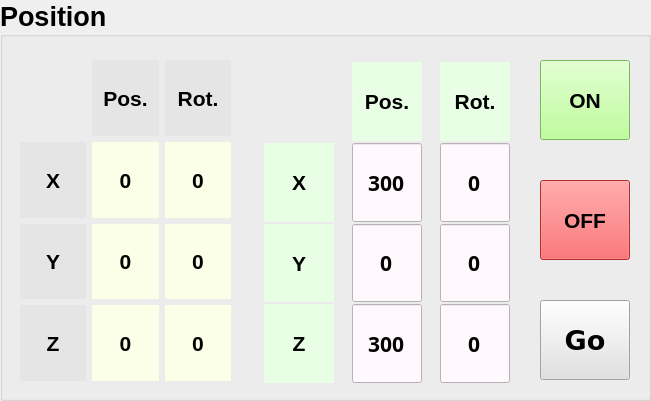
    <widget class="QGroupBox" name="GroupBox_Position">
     <property name="geometry">
      <rect>
       <x>20</x>
       <y>340</y>
       <width>651</width>
       <height>401</height>
      </rect>
     </property>
     <property name="font">
      <font>
       <pointsize>20</pointsize>
       <weight>75</weight>
       <bold>true</bold>
      </font>
     </property>
     <property name="title">
      <string>Position</string>
     </property>
     <widget class="QWidget" name="gridLayoutWidget_3">
      <property name="geometry">
       <rect>
        <x>20</x>
        <y>60</y>
        <width>211</width>
        <height>321</height>
       </rect>
      </property>
      <layout class="QGridLayout" name="gridLayout_3">
       <item row="0" column="2">
        <widget class="QLabel" name="May_label_title_currentRot">
         <property name="font">
          <font>
           <pointsize>16</pointsize>
           <weight>75</weight>
           <bold>true</bold>
          </font>
         </property>
         <property name="styleSheet">
          <string notr="true">background-color: rgb(229, 229, 229)</string>
         </property>
         <property name="text">
          <string>Rot.</string>
         </property>
         <property name="alignment">
          <set>Qt::AlignCenter</set>
         </property>
        </widget>
       </item>
       <item row="2" column="1">
        <widget class="QLabel" name="May_label_currentPosY">
         <property name="font">
          <font>
           <pointsize>16</pointsize>
           <weight>75</weight>
           <bold>true</bold>
          </font>
         </property>
         <property name="styleSheet">
          <string notr="true">background-color:rgb(251, 255, 231)</string>
         </property>
         <property name="text">
          <string>0</string>
         </property>
         <property name="alignment">
          <set>Qt::AlignCenter</set>
         </property>
        </widget>
       </item>
       <item row="0" column="1">
        <widget class="QLabel" name="May_label_title_currentPos">
         <property name="font">
          <font>
           <pointsize>16</pointsize>
           <weight>75</weight>
           <bold>true</bold>
          </font>
         </property>
         <property name="styleSheet">
          <string notr="true">background-color: rgb(229, 229, 229)</string>
         </property>
         <property name="text">
          <string>Pos.</string>
         </property>
         <property name="alignment">
          <set>Qt::AlignCenter</set>
         </property>
        </widget>
       </item>
       <item row="3" column="0">
        <widget class="QLabel" name="May_label_title_currentZ">
         <property name="font">
          <font>
           <pointsize>16</pointsize>
           <weight>75</weight>
           <bold>true</bold>
          </font>
         </property>
         <property name="styleSheet">
          <string notr="true">background-color: rgb(229, 229, 229)</string>
         </property>
         <property name="text">
          <string>Z</string>
         </property>
         <property name="alignment">
          <set>Qt::AlignCenter</set>
         </property>
        </widget>
       </item>
       <item row="2" column="2">
        <widget class="QLabel" name="May_label_currentRotY">
         <property name="font">
          <font>
           <pointsize>16</pointsize>
           <weight>75</weight>
           <bold>true</bold>
          </font>
         </property>
         <property name="styleSheet">
          <string notr="true">background-color:rgb(251, 255, 231)</string>
         </property>
         <property name="text">
          <string>0</string>
         </property>
         <property name="alignment">
          <set>Qt::AlignCenter</set>
         </property>
        </widget>
       </item>
       <item row="3" column="2">
        <widget class="QLabel" name="May_label_currentRotZ">
         <property name="font">
          <font>
           <pointsize>16</pointsize>
           <weight>75</weight>
           <bold>true</bold>
          </font>
         </property>
         <property name="styleSheet">
          <string notr="true">background-color:rgb(251, 255, 231)</string>
         </property>
         <property name="text">
          <string>0</string>
         </property>
         <property name="alignment">
          <set>Qt::AlignCenter</set>
         </property>
        </widget>
       </item>
       <item row="2" column="0">
        <widget class="QLabel" name="May_label_title_currentY">
         <property name="font">
          <font>
           <pointsize>16</pointsize>
           <weight>75</weight>
           <bold>true</bold>
          </font>
         </property>
         <property name="styleSheet">
          <string notr="true">background-color: rgb(229, 229, 229)</string>
         </property>
         <property name="text">
          <string>Y</string>
         </property>
         <property name="alignment">
          <set>Qt::AlignCenter</set>
         </property>
        </widget>
       </item>
       <item row="1" column="1">
        <widget class="QLabel" name="May_label_currentPosX">
         <property name="font">
          <font>
           <pointsize>16</pointsize>
           <weight>75</weight>
           <bold>true</bold>
          </font>
         </property>
         <property name="styleSheet">
          <string notr="true">background-color:rgb(251, 255, 231)</string>
         </property>
         <property name="text">
          <string>0</string>
         </property>
         <property name="alignment">
          <set>Qt::AlignCenter</set>
         </property>
        </widget>
       </item>
       <item row="1" column="0">
        <widget class="QLabel" name="May_label_title_currentX">
         <property name="font">
          <font>
           <pointsize>16</pointsize>
           <weight>75</weight>
           <bold>true</bold>
          </font>
         </property>
         <property name="styleSheet">
          <string notr="true">background-color: rgb(229, 229, 229)</string>
         </property>
         <property name="text">
          <string>X</string>
         </property>
         <property name="alignment">
          <set>Qt::AlignCenter</set>
         </property>
        </widget>
       </item>
       <item row="3" column="1">
        <widget class="QLabel" name="May_label_currentPosZ">
         <property name="font">
          <font>
           <pointsize>16</pointsize>
           <weight>75</weight>
           <bold>true</bold>
          </font>
         </property>
         <property name="styleSheet">
          <string notr="true">background-color:rgb(251, 255, 231)</string>
         </property>
         <property name="text">
          <string>0</string>
         </property>
         <property name="alignment">
          <set>Qt::AlignCenter</set>
         </property>
        </widget>
       </item>
       <item row="1" column="2">
        <widget class="QLabel" name="May_label_currentRotX">
         <property name="font">
          <font>
           <pointsize>16</pointsize>
           <weight>75</weight>
           <bold>true</bold>
          </font>
         </property>
         <property name="styleSheet">
          <string notr="true">background-color:rgb(251, 255, 231)</string>
         </property>
         <property name="text">
          <string>0</string>
         </property>
         <property name="alignment">
          <set>Qt::AlignCenter</set>
         </property>
        </widget>
       </item>
      </layout>
     </widget>
     <widget class="QWidget" name="layoutWidget">
      <property name="geometry">
       <rect>
        <x>248</x>
        <y>62</y>
        <width>281</width>
        <height>321</height>
       </rect>
      </property>
      <layout class="QGridLayout" name="gridLayout_7">
       <property name="spacing">
        <number>2</number>
       </property>
       <item row="4" column="2">
        <widget class="QLineEdit" name="May_lineEdit_Oz">
         <property name="minimumSize">
          <size>
           <width>0</width>
           <height>0</height>
          </size>
         </property>
         <property name="maximumSize">
          <size>
           <width>70</width>
           <height>90</height>
          </size>
         </property>
         <property name="font">
          <font>
           <family>微軟正黑體</family>
           <pointsize>16</pointsize>
           <weight>75</weight>
           <bold>true</bold>
          </font>
         </property>
         <property name="layoutDirection">
          <enum>Qt::LeftToRight</enum>
         </property>
         <property name="styleSheet">
          <string notr="true">background-color:rgb(255, 248, 252)</string>
         </property>
         <property name="text">
          <string>0</string>
         </property>
         <property name="alignment">
          <set>Qt::AlignCenter</set>
         </property>
        </widget>
       </item>
       <item row="2" column="0">
        <widget class="QLabel" name="May_label_title_controlY">
         <property name="minimumSize">
          <size>
           <width>0</width>
           <height>0</height>
          </size>
         </property>
         <property name="maximumSize">
          <size>
           <width>70</width>
           <height>90</height>
          </size>
         </property>
         <property name="font">
          <font>
           <pointsize>16</pointsize>
           <weight>75</weight>
           <bold>true</bold>
          </font>
         </property>
         <property name="layoutDirection">
          <enum>Qt::LeftToRight</enum>
         </property>
         <property name="styleSheet">
          <string notr="true">background-color:rgb(232, 255, 229)</string>
         </property>
         <property name="text">
          <string>Y</string>
         </property>
         <property name="alignment">
          <set>Qt::AlignCenter</set>
         </property>
        </widget>
       </item>
       <item row="0" column="1">
        <widget class="QLabel" name="May_label_title_controlPos">
         <property name="maximumSize">
          <size>
           <width>70</width>
           <height>90</height>
          </size>
         </property>
         <property name="font">
          <font>
           <pointsize>16</pointsize>
           <weight>75</weight>
           <bold>true</bold>
          </font>
         </property>
         <property name="styleSheet">
          <string notr="true">background-color:rgb(232, 255, 229)</string>
         </property>
         <property name="text">
          <string>Pos.</string>
         </property>
         <property name="alignment">
          <set>Qt::AlignCenter</set>
         </property>
        </widget>
       </item>
       <item row="1" column="0">
        <widget class="QLabel" name="May_label_title_controlX">
         <property name="minimumSize">
          <size>
           <width>0</width>
           <height>0</height>
          </size>
         </property>
         <property name="maximumSize">
          <size>
           <width>70</width>
           <height>90</height>
          </size>
         </property>
         <property name="font">
          <font>
           <family>Ubuntu</family>
           <pointsize>16</pointsize>
           <weight>75</weight>
           <italic>false</italic>
           <bold>true</bold>
          </font>
         </property>
         <property name="layoutDirection">
          <enum>Qt::LeftToRight</enum>
         </property>
         <property name="styleSheet">
          <string notr="true">background-color:rgb(232, 255, 229)</string>
         </property>
         <property name="text">
          <string>X</string>
         </property>
         <property name="alignment">
          <set>Qt::AlignCenter</set>
         </property>
        </widget>
       </item>
       <item row="2" column="1">
        <widget class="QLineEdit" name="May_lineEdit_Y">
         <property name="minimumSize">
          <size>
           <width>0</width>
           <height>0</height>
          </size>
         </property>
         <property name="maximumSize">
          <size>
           <width>70</width>
           <height>90</height>
          </size>
         </property>
         <property name="font">
          <font>
           <family>微軟正黑體</family>
           <pointsize>16</pointsize>
           <weight>75</weight>
           <bold>true</bold>
          </font>
         </property>
         <property name="layoutDirection">
          <enum>Qt::LeftToRight</enum>
         </property>
         <property name="styleSheet">
          <string notr="true">background-color:rgb(255, 248, 252)</string>
         </property>
         <property name="text">
          <string>0</string>
         </property>
         <property name="alignment">
          <set>Qt::AlignCenter</set>
         </property>
        </widget>
       </item>
       <item row="4" column="1">
        <widget class="QLineEdit" name="May_lineEdit_Z">
         <property name="minimumSize">
          <size>
           <width>0</width>
           <height>0</height>
          </size>
         </property>
         <property name="maximumSize">
          <size>
           <width>70</width>
           <height>90</height>
          </size>
         </property>
         <property name="font">
          <font>
           <family>微軟正黑體</family>
           <pointsize>16</pointsize>
           <weight>75</weight>
           <bold>true</bold>
          </font>
         </property>
         <property name="layoutDirection">
          <enum>Qt::LeftToRight</enum>
         </property>
         <property name="styleSheet">
          <string notr="true">background-color:rgb(255, 248, 252)</string>
         </property>
         <property name="text">
          <string>300</string>
         </property>
         <property name="alignment">
          <set>Qt::AlignCenter</set>
         </property>
        </widget>
       </item>
       <item row="2" column="2">
        <widget class="QLineEdit" name="May_lineEdit_Oy">
         <property name="minimumSize">
          <size>
           <width>0</width>
           <height>0</height>
          </size>
         </property>
         <property name="maximumSize">
          <size>
           <width>70</width>
           <height>90</height>
          </size>
         </property>
         <property name="font">
          <font>
           <family>微軟正黑體</family>
           <pointsize>16</pointsize>
           <weight>75</weight>
           <bold>true</bold>
          </font>
         </property>
         <property name="layoutDirection">
          <enum>Qt::LeftToRight</enum>
         </property>
         <property name="styleSheet">
          <string notr="true">background-color:rgb(255, 248, 252)</string>
         </property>
         <property name="text">
          <string>0</string>
         </property>
         <property name="alignment">
          <set>Qt::AlignCenter</set>
         </property>
        </widget>
       </item>
       <item row="1" column="2">
        <widget class="QLineEdit" name="May_lineEdit_Ox">
         <property name="minimumSize">
          <size>
           <width>0</width>
           <height>0</height>
          </size>
         </property>
         <property name="maximumSize">
          <size>
           <width>70</width>
           <height>90</height>
          </size>
         </property>
         <property name="font">
          <font>
           <family>微軟正黑體</family>
           <pointsize>16</pointsize>
           <weight>75</weight>
           <bold>true</bold>
          </font>
         </property>
         <property name="layoutDirection">
          <enum>Qt::LeftToRight</enum>
         </property>
         <property name="styleSheet">
          <string notr="true">background-color:rgb(255, 248, 252)</string>
         </property>
         <property name="text">
          <string>0</string>
         </property>
         <property name="alignment">
          <set>Qt::AlignCenter</set>
         </property>
        </widget>
       </item>
       <item row="4" column="0">
        <widget class="QLabel" name="May_label_title_controlZ">
         <property name="minimumSize">
          <size>
           <width>0</width>
           <height>0</height>
          </size>
         </property>
         <property name="maximumSize">
          <size>
           <width>70</width>
           <height>90</height>
          </size>
         </property>
         <property name="font">
          <font>
           <pointsize>16</pointsize>
           <weight>75</weight>
           <bold>true</bold>
          </font>
         </property>
         <property name="layoutDirection">
          <enum>Qt::LeftToRight</enum>
         </property>
         <property name="styleSheet">
          <string notr="true">background-color:rgb(232, 255, 229)</string>
         </property>
         <property name="text">
          <string>Z</string>
         </property>
         <property name="alignment">
          <set>Qt::AlignCenter</set>
         </property>
        </widget>
       </item>
       <item row="1" column="1">
        <widget class="QLineEdit" name="May_lineEdit_X">
         <property name="minimumSize">
          <size>
           <width>0</width>
           <height>0</height>
          </size>
         </property>
         <property name="maximumSize">
          <size>
           <width>70</width>
           <height>90</height>
          </size>
         </property>
         <property name="font">
          <font>
           <family>微軟正黑體</family>
           <pointsize>16</pointsize>
           <weight>75</weight>
           <bold>true</bold>
          </font>
         </property>
         <property name="layoutDirection">
          <enum>Qt::LeftToRight</enum>
         </property>
         <property name="styleSheet">
          <string notr="true">background-color:rgb(255, 248, 252)</string>
         </property>
         <property name="text">
          <string>300</string>
         </property>
         <property name="alignment">
          <set>Qt::AlignCenter</set>
         </property>
        </widget>
       </item>
       <item row="0" column="2">
        <widget class="QLabel" name="May_label_title_controlRot">
         <property name="maximumSize">
          <size>
           <width>70</width>
           <height>90</height>
          </size>
         </property>
         <property name="font">
          <font>
           <pointsize>16</pointsize>
           <weight>75</weight>
           <bold>true</bold>
          </font>
         </property>
         <property name="styleSheet">
          <string notr="true">background-color:rgb(232, 255, 229)</string>
         </property>
         <property name="text">
          <string>Rot.</string>
         </property>
         <property name="alignment">
          <set>Qt::AlignCenter</set>
         </property>
        </widget>
       </item>
      </layout>
     </widget>
     <widget class="QPushButton" name="May_btn_Start">
      <property name="geometry">
       <rect>
        <x>540</x>
        <y>60</y>
        <width>90</width>
        <height>80</height>
       </rect>
      </property>
      <property name="font">
       <font>
        <pointsize>16</pointsize>
       </font>
      </property>
      <property name="styleSheet">
       <string notr="true">background-color: rgb(170, 255, 127);</string>
      </property>
      <property name="text">
       <string>ON</string>
      </property>
     </widget>
     <widget class="QPushButton" name="May_btn_Stop">
      <property name="geometry">
       <rect>
        <x>540</x>
        <y>180</y>
        <width>90</width>
        <height>80</height>
       </rect>
      </property>
      <property name="font">
       <font>
        <pointsize>16</pointsize>
       </font>
      </property>
      <property name="styleSheet">
       <string notr="true">background-color :rgb(255, 60, 63)</string>
      </property>
      <property name="text">
       <string>OFF</string>
      </property>
     </widget>
     <widget class="QPushButton" name="May_btn_PosGo">
      <property name="geometry">
       <rect>
        <x>540</x>
        <y>300</y>
        <width>90</width>
        <height>80</height>
       </rect>
      </property>
      <property name="minimumSize">
       <size>
        <width>0</width>
        <height>0</height>
       </size>
      </property>
      <property name="maximumSize">
       <size>
        <width>100</width>
        <height>90</height>
       </size>
      </property>
      <property name="font">
       <font>
        <family>Bitstream Vera Sans</family>
        <pointsize>20</pointsize>
        <weight>75</weight>
        <bold>true</bold>
       </font>
      </property>
      <property name="styleSheet">
       <string notr="true">background-color: rgb(225, 225, 225);</string>
      </property>
      <property name="text">
       <string>Go</string>
      </property>
      <property name="autoExclusive">
       <bool>true</bool>
      </property>
     </widget>
    </widget>
